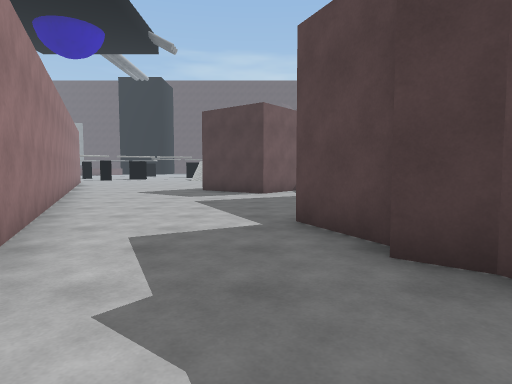
View 1 (above)

23 first-person views from a walk through a Unity game level. The camera is 1.4 m above the floor, tilts 4° down and sees 75° across. The floor is counted in squares, 2 m on a side. Each view is taken from the middle of a square. On the plan, view 1 faces up. The plan holds only what a view shows up to about 10 squares ahead; the rest is blank. The place goes on beyond the plan. The player character is not drawn. Some animated figures are not drawn. Surface patterns are stand-ins for the level's own textures.

View 2
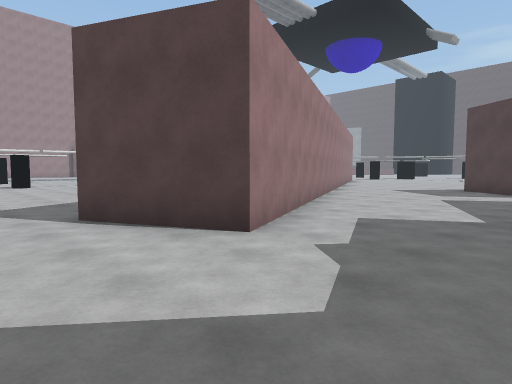

View 3
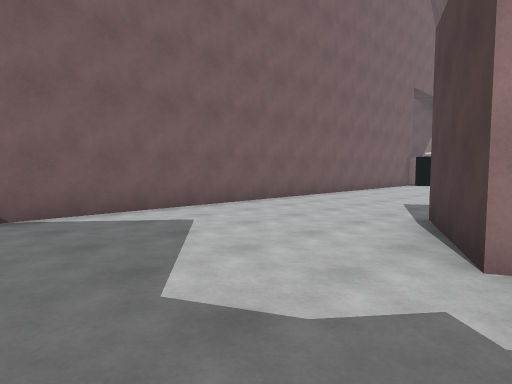

View 4
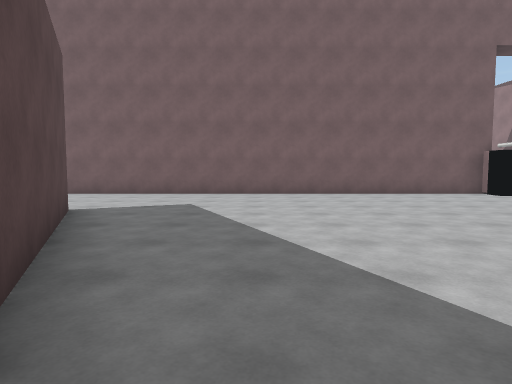

View 5
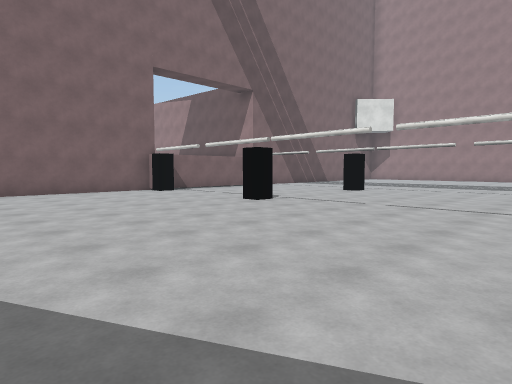

View 6
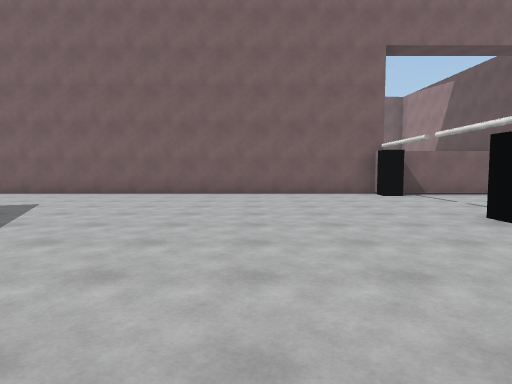

View 7
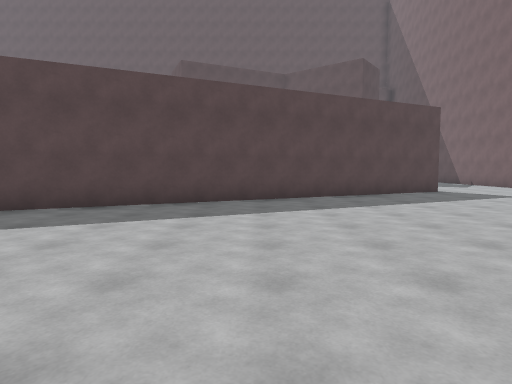

View 8
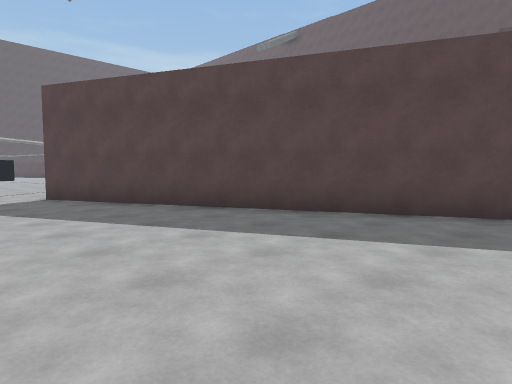

View 9
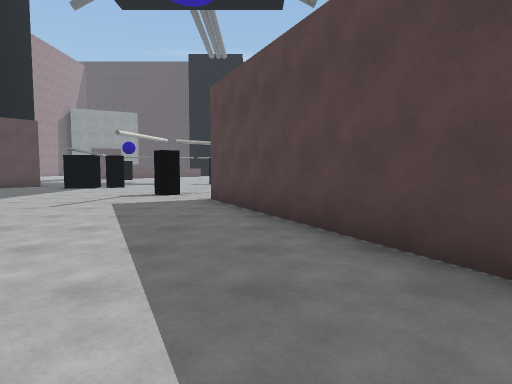

View 10
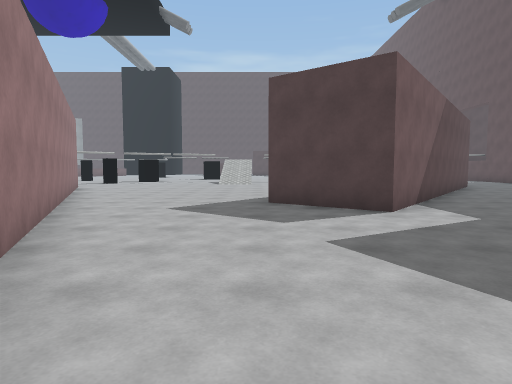

View 11
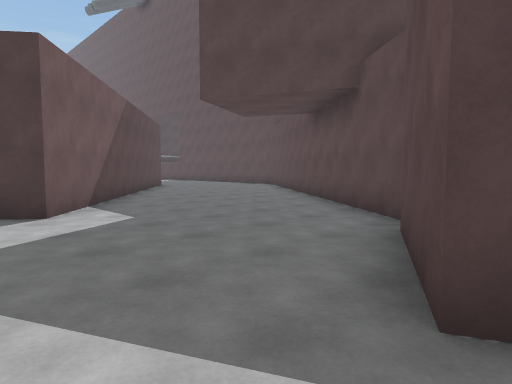

View 12
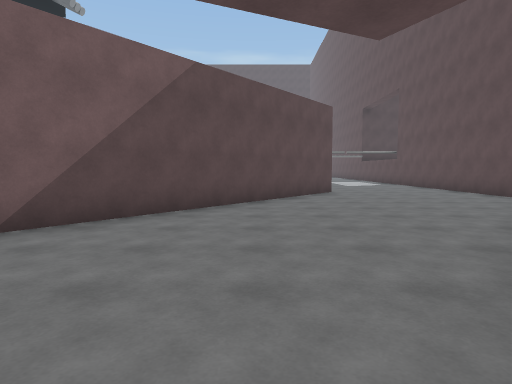

View 13
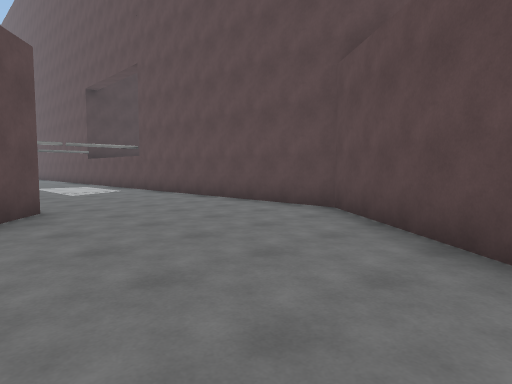

View 14
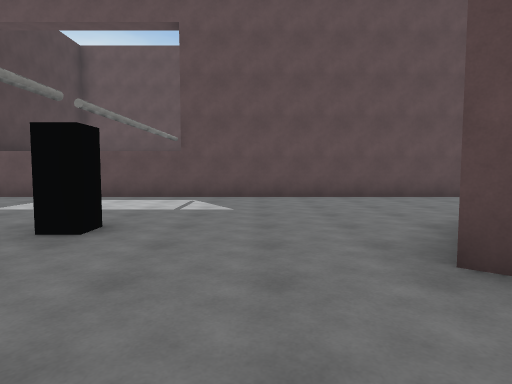

View 15
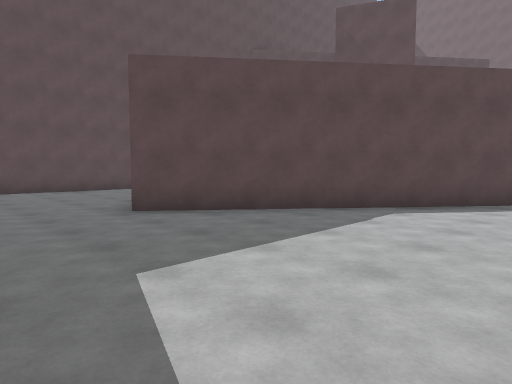

View 16
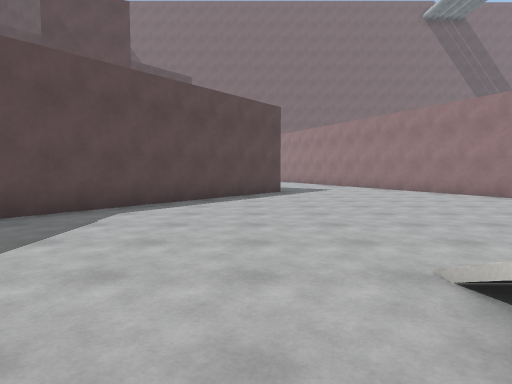

View 17
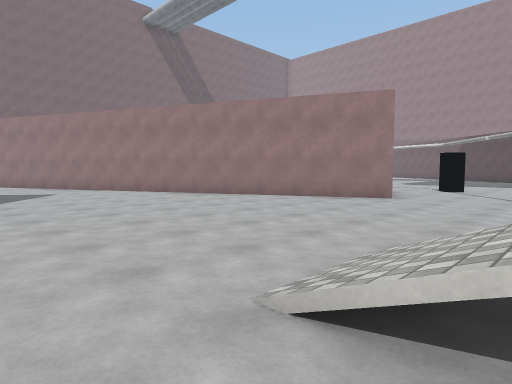

View 18
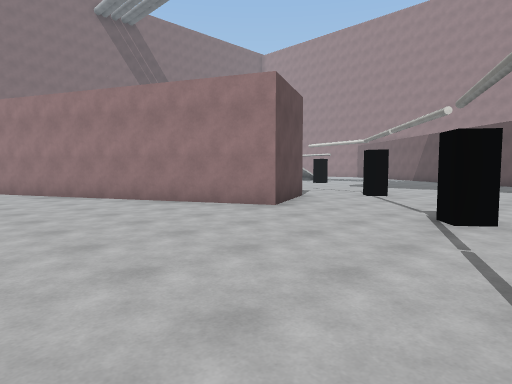

View 19
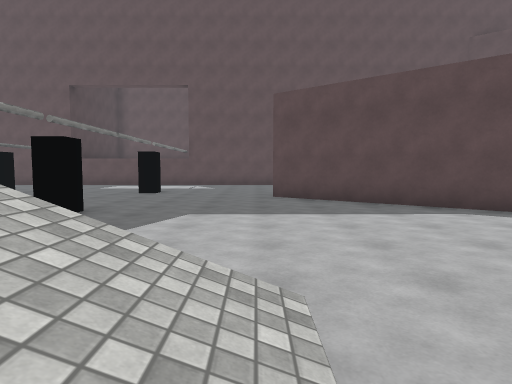

View 20
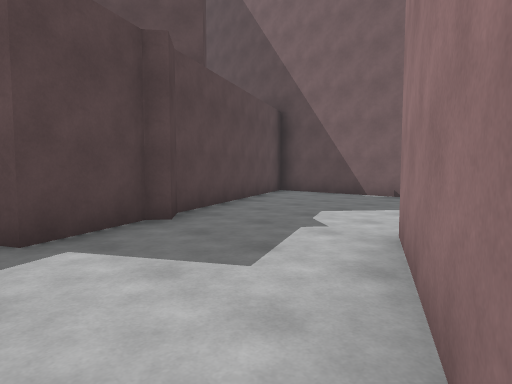

View 21
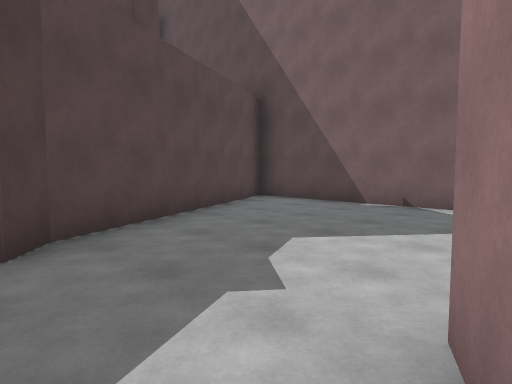

View 22
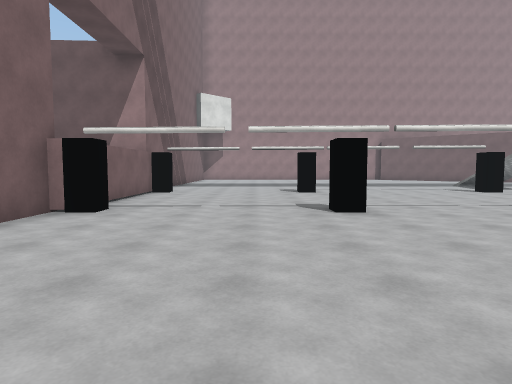

View 23
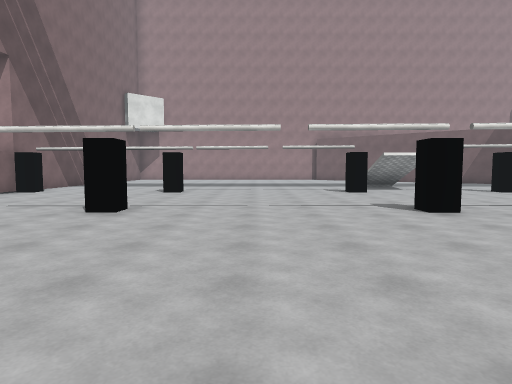

### Floor plan
Points are (right, up) in squares from view 1. A wall is a line through its corners. A room is listed if a view was taken in it or the views show most of it. See-through windows are left out.
Room 1 (views 1, 2, 3, 4, 5, 6, 7, 8, 9, 22, 23)
walls: (-13.3, 7.4) (-13.3, 6.8) (-13.9, 6.8); (-17.8, 7.4) (-17.8, 6.8); (-17.8, 1.9) (-17.8, 1.2); (-13.9, -2.6) (-13.3, -2.6) (-13.3, -3.3) (4.2, -3.3) (1.6, 2.2) (1.1, 2.6); (-17.8, -3) (-14, -3); (-12, 17) (-12.4, 16.7) (-12.7, 17); (-1.6, 1.5) (-3.9, 0.5) (-11, 15.7)
ways out: opening at (-0.5, 2) to room 2
Room 2 (views 10, 11, 12, 13, 14, 15, 16, 17, 18, 19, 20, 21)
walls: (1.5, 21.9) (1, 21.9) (1, 22.4); (6, 26.2) (5.5, 26.2); (-12.4, 17.5) (-12, 17); (6, 21.9) (5.5, 21.9) (5.5, 22.4); (-11, 15.7) (-8.8, 16.7) (-1.6, 1.5); (6.3, 17) (0.2, 9.4) (-1.7, 10.9) (4.3, 18.6); (10.3, 25.5) (10.3, 26.4); (7.9, 11.3) (10.3, 14.2) (10.3, 23.9); (3.5, 5.7) (7, 10.1); (1.1, 2.6) (1.3, 2.9) (0.5, 4.4) (2.9, 5.5)
ways out: opening at (-0.5, 2) to room 1
objects: cylinder (-9, 20)

Where each view was taken, in squares from view 1:
view 1: 0 up, 0 right, facing up
view 2: 1 down, 1 right, facing up-left
view 3: 2 up, 1 right, facing down-left
view 4: 6 up, 7 left, facing down
view 5: 7 up, 8 left, facing down-left
view 6: 6 up, 10 left, facing down
view 7: 6 up, 14 left, facing right
view 8: 7 up, 13 left, facing up-right
view 9: 8 up, 10 left, facing up
view 10: 4 up, 2 left, facing up
view 11: 4 up, 1 left, facing up-right
view 12: 7 up, 4 right, facing up
view 13: 11 up, 5 right, facing up-right
view 14: 20 up, 2 right, facing right
view 15: 21 up, 1 left, facing down-right
view 16: 21 up, 1 left, facing down
view 17: 20 up, 1 left, facing down-left
view 18: 21 up, 4 left, facing down-left
view 19: 19 up, 4 left, facing right
view 20: 5 up, 3 left, facing down-right
view 21: 3 up, 2 left, facing down-right
view 22: 0 up, 8 left, facing left
view 23: 4 up, 8 left, facing left
